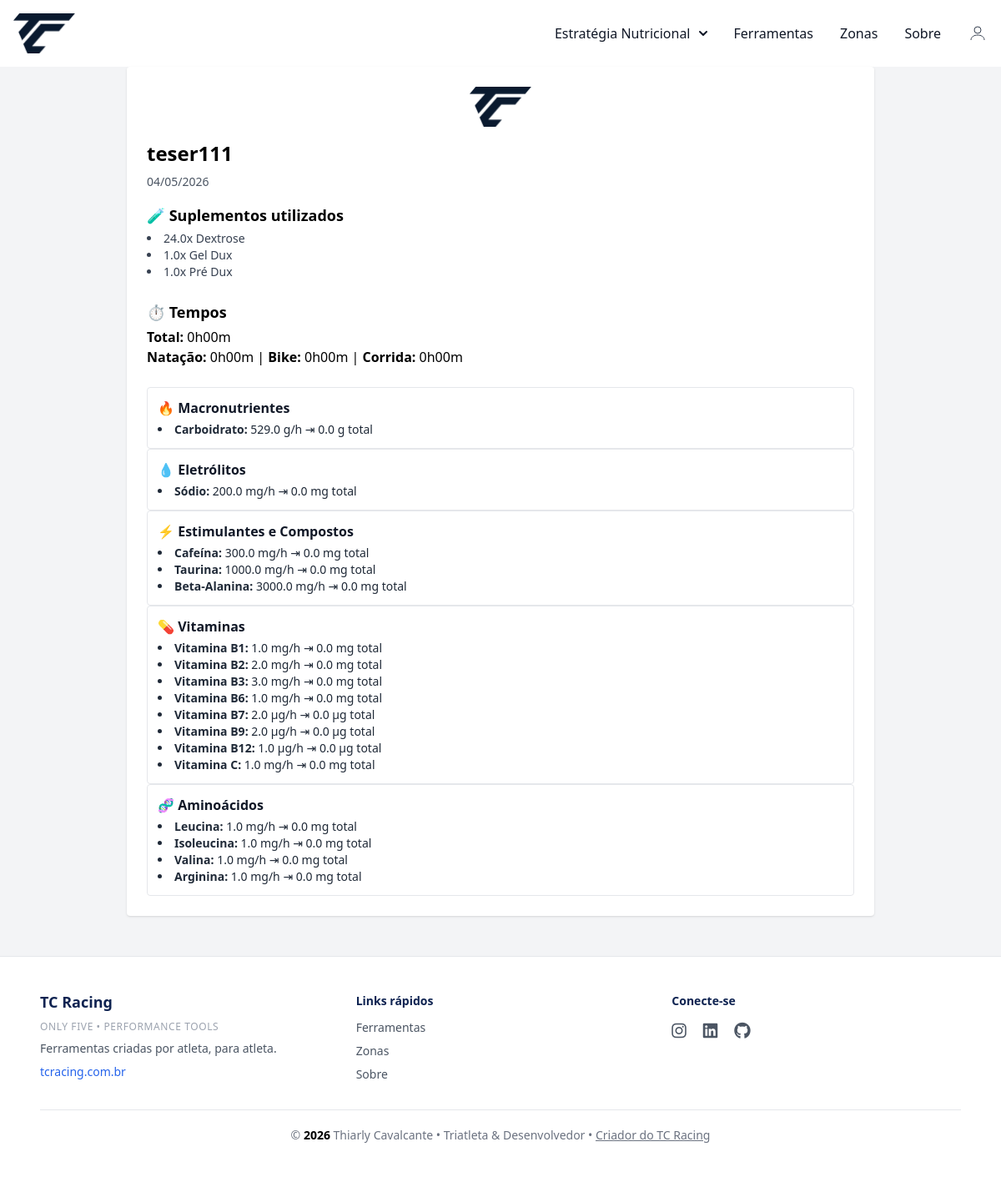
/resumo/print/24 (signed in), run on an earlier commit of the app's database.
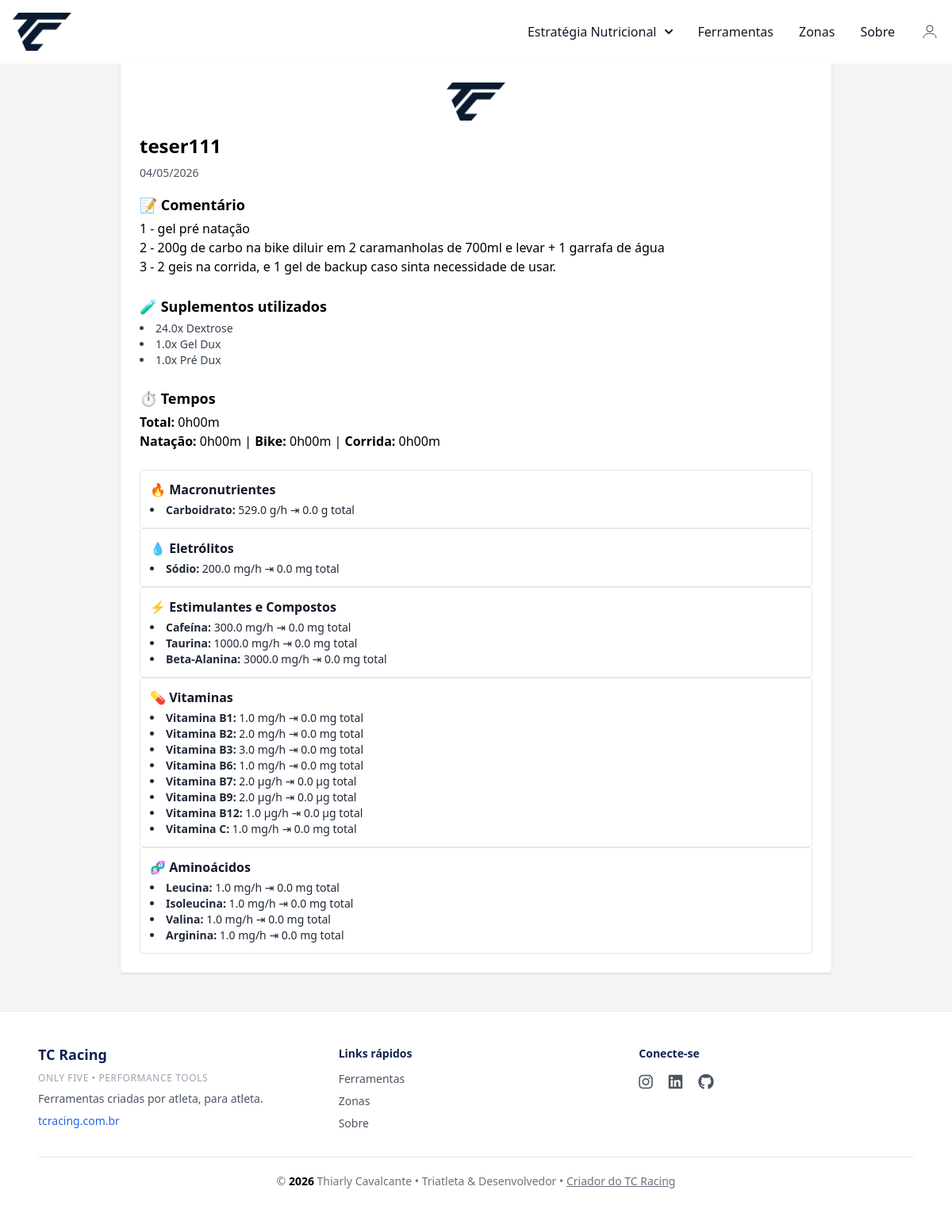
And on a later commit of the database.
### conversor/models.py (models this page shows, shortened)
class ResumoSalvo(database.Model):
    __tablename__ = 'resumos_salvos'
    id = database.Column(database.Integer, primary_key=True)
    pessoa_id = database.Column(database.Integer, database.ForeignKey('pessoas.id'), nullable=True)
    user_id = database.Column(database.Integer, database.ForeignKey('user.id'), nullable=False)
    token_publico = database.Column(database.String(100), unique=True, nullable=True)
    nome_treino = database.Column(database.String(100), nullable=False)
    data = database.Column(database.Date, nullable=False)
    comentario = database.Column(database.Text)
    resumo_dados = database.Column(database.JSON, nullable=False)
    suplementos_utilizados = database.Column(database.Text, nullable=True)  # ✅ Novo campo
    tempo_natacao = database.Column(database.Float)
    tempo_bike = database.Column(database.Float)
    tempo_corrida = database.Column(database.Float)
    tempo_total = database.Column(database.Float)
    ordem = database.Column(database.Integer, nullable=False, default=0)
    pessoa = database.relationship('Pessoa', backref='resumos')
    criado_em = database.Column(database.DateTime, default=datetime.utcnow)

### conversor/router.py (the view)
@app.route("/resumo/print/<int:id>")
@login_required
def print_resumo(id):
    resumo = ResumoSalvo.query.get_or_404(id)
    if resumo.user_id != current_user.id:
        return redirect(url_for('resumo_view'))
    return render_template(
        "resumo_print.html",
        resumo=resumo,
        unidades=UNIDADES_PRINT,
        formatar_tempo_decimal=formatar_tempo_decimal
    )

### conversor/models.py (called while the page is built)
@login_manager.user_loader
def load_user(user_id):
    return User.query.get(int(user_id))

### conversor/templates/resumo_print.html (shortened to what this page needs)
{% extends "base.html" %}
{% block content %}
{% macro formatar_tempo_decimal(decimal) %}
  {% if decimal is not none %}
    {% set horas = decimal|int %}
    {% set minutos = ((decimal - horas) * 60)|round(0, 'floor') %}
    {{ horas }}h{{ "%02d"|format(minutos) }}m
  {% else %}-{% endif %}
{% endmacro %}
<div class="max-w-4xl mx-auto bg-white p-6 rounded shadow print-card print-wrap print-pad">
  <div class="flex items-center justify-center mb-4">
    <img src="{{ url_for('static', filename='image/logotc-navbar.png') }}"
         alt="Logo" class="h-12 print-logo">
  </div>
  <h1 class="text-2xl font-bold mb-2">{{ resumo.nome_treino }}</h1>
  <p class="text-sm text-gray-600 mb-4">{{ resumo.data.strftime('%d/%m/%Y') }}</p>
  {% if resumo.comentario %}
  <div class="mb-6">
    <h2 class="text-lg font-semibold mb-1">📝 Comentário</h2>
    <p class="whitespace-pre-wrap">{{ resumo.comentario }}</p>
  </div>
  {% endif %}
  {% if resumo.suplementos_utilizados %}
  <div class="mb-6">
    <h2 class="text-lg font-semibold mb-1">🧪 Suplementos utilizados</h2>
    <ul class="list-disc list-inside text-sm text-gray-700">
      {% for item in resumo.suplementos_utilizados.split(',') %}
        <li>{{ item.strip() }}</li>
      {% endfor %}
    </ul>
  </div>
  {% endif %}
  <div class="mb-6">
    <h2 class="text-lg font-semibold mb-1">⏱️ Tempos</h2>
    <p><strong>Total:</strong> {{ formatar_tempo_decimal(resumo.tempo_total) }}</p>
    <p>
      <strong>Natação:</strong> {{ formatar_tempo_decimal(resumo.tempo_natacao) }} |
      <strong>Bike:</strong> {{ formatar_tempo_decimal(resumo.tempo_bike) }} |
      <strong>Corrida:</strong> {{ formatar_tempo_decimal(resumo.tempo_corrida) }}
    </p>
  </div>
  {% set ordem = ["Macronutrientes","Eletrólitos","Estimulantes e Compostos","Vitaminas","Aminoácidos"] %}
  {% set ordem_eletrolitos = ["Sódio","Magnésio","Potássio","Cálcio"] %}
  {% set classe_cat = {
    "Macronutrientes":"cat-macro",
    "Eletrólitos":"cat-ele",
    "Estimulantes e Compostos":"cat-stim",
    "Vitaminas":"cat-vit",
    "Aminoácidos":"cat-amino"
  } %}
  <div class="print-grid">
    {% for categoria in ordem %}
      {% if resumo.resumo_dados.get(categoria) %}
        {% set dados = resumo.resumo_dados[categoria] %}
        {% if categoria == "Eletrólitos" %}
          {% set total = namespace(v=0) %}
          {% for k in ordem_eletrolitos %}{% set total.v = total.v + (dados.get(k,0) or 0) %}{% endfor %}
          {% set mostrar = total.v > 0 %}
        {% else %}
          {% set soma = dados.values() | map('float') | sum %}
          {% set mostrar = soma > 0 %}
        {% endif %}
        {% if mostrar %}
        <div class="p-3 rounded border print-item {{ classe_cat.get(categoria,'') }}">
          <h3 class="font-semibold text-gray-900 mb-1">
            {{ "💧" if categoria=="Eletrólitos" else ("🔥" if categoria=="Macronutrientes" else ("⚡" if categoria=="Estimulantes e Compostos" else ("💊" if categoria=="Vitaminas" else "🧬"))) }}
            {{ categoria }}
          </h3>
          <ul class="list-disc list-inside text-sm text-gray-800 print-list">
            {% if categoria == "Eletrólitos" %}
              {% for item in ordem_eletrolitos %}
                {% set valor = dados.get(item,0) %}
                {% if valor > 0 %}
                  <li><strong>{{ item }}:</strong>
                    {{ valor|round(1) }} {{ unidades[categoria].get(item,'') }}/h ⇥
                    {{ (valor * resumo.tempo_total)|round(1) }} {{ unidades[categoria].get(item,'') }} total
                  </li>
                {% endif %}
              {% endfor %}
            {% else %}
              {% for item, valor in dados.items() if valor > 0 %}
                <li><strong>{{ item }}:</strong>
                  {{ valor|round(1) }} {{ unidades[categoria].get(item,'') }}/h ⇥
                  {{ (valor * resumo.tempo_total)|round(1) }} {{ unidades[categoria].get(item,'') }} total
                </li>
              {% endfor %}
            {% endif %}
          </ul>
        </div>
        {% endif %}
      {% endif %}
    {% endfor %}
  </div>
</div>
{% endblock %}

### conversor/templates/base.html (shortened to what this page needs)
<!DOCTYPE html>
<html lang="pt">
<head>
    <link rel="stylesheet" href="https://cdnjs.cloudflare.com/ajax/libs/font-awesome/6.5.0/css/all.min.css">
    <link href="https://cdn.jsdelivr.net/npm/tom-select@2.3.1/dist/css/tom-select.css" rel="stylesheet">
    <script src="https://cdn.tailwindcss.com"></script>
    <link rel="stylesheet" href="{{ url_for('static', filename='css/style.css') }}">
</head>
<body>
    {% include 'navbar.html' %}
    <div class="content">
    {% block content %}
    {% endblock %}
    </div>
<footer class="w-full bg-white border-t border-gray-200 mt-12">
    <div class="max-w-6xl mx-auto px-6 py-10">
        <div class="grid grid-cols-1 md:grid-cols-3 gap-8 text-center md:text-left">
            <div>
                <h3 class="text-lg font-bold title-nave mb-2">
                    <a href="https://www.tcracing.com.br/" target="_blank" class="hover:text-blue-700">
                        TC Racing
                    </a>
                </h3>
                    <p class="text-xs text-gray-400 mb-2 tracking-wider uppercase">
                      Only Five • Performance Tools
                    </p>
                <p class="text-sm text-gray-600">
                    Ferramentas criadas por atleta, para atleta.
                </p>
                <a href="https://www.tcracing.com.br/" target="_blank"
                  class="text-sm text-blue-600 hover:underline mt-2 inline-block">
                    tcracing.com.br
                </a>
            </div>
            <div>
                <h3 class="text-sm font-bold title-nave mb-3">Links rápidos</h3>
                <div class="flex flex-col gap-2 text-sm">
                    <a href="{{ url_for('ferramentas_calculadora') }}" class="text-gray-600 hover:text-blue-700">
                        Ferramentas
                    </a>
                    <a href="{{ url_for('zonas') }}" class="text-gray-600 hover:text-blue-700">
                        Zonas
                    </a>
                    <a href="{{ url_for('sobre') }}" class="text-gray-600 hover:text-blue-700">
                        Sobre
                    </a>
                </div>
            </div>
            <div>
                <h3 class="text-sm font-bold title-nave mb-3">Conecte-se</h3>
                <div class="flex justify-center md:justify-start gap-5 text-xl">
                    <a href="https://www.instagram.com/thiarly_tc/" target="_blank"
                       class="text-gray-600 hover:text-pink-600" aria-label="Instagram">
                        <i class="fa-brands fa-instagram"></i>
                    </a>
                    <a href="https://www.linkedin.com/in/thiarly-cavalcante-b0aa6056/" target="_blank"
                       class="text-gray-600 hover:text-blue-700" aria-label="LinkedIn">
                        <i class="fa-brands fa-linkedin"></i>
                    </a>
                    <a href="https://github.com/thiarly" target="_blank"
                       class="text-gray-600 hover:text-black" aria-label="GitHub">
                        <i class="fa-brands fa-github"></i>
                    </a>
                </div>
            </div>
        </div>
        <div class="border-t border-gray-200 mt-8 pt-5 text-center text-sm text-gray-500">
            &copy; <span id="copyrightYear"></span> Thiarly Cavalcante • Triatleta & Desenvolvedor •
            <a href="https://tccavalcante.com" target="_blank"
               class="underline hover:text-blue-700">
                Criador do TC Racing
            </a>
        </div>
    </div>
</footer>
</body>
</html>

### conversor/templates/navbar.html (shortened to what this page needs)
<!DOCTYPE html>
<html lang="en">
<head>
    <script src="https://cdn.tailwindcss.com"></script>
</head>
<body class="bg-gray-100">
<nav class="bg-white border-gray-200">
  <div class="max-w-screen-xl flex flex-wrap items-center justify-between mx-auto p-4">
    <a href="{{url_for('zonas')}}" class="flex items-center">
      <img src="{{ url_for('static', filename='image/logotc-navbar.png')}}" class="h-12 mr-3 " alt="Flowbite Logo" />
    </a>
    <div class="hidden w-full md:block md:w-auto" id="divNav">
      <ul class="flex flex-col font-medium p-4 md:p-0 mt-4 border border-gray-100 rounded-lg bg-gray-50 md:space-x-8 rtl:space-x-reverse md:flex-row md:mt-0 md:border-0 md:bg-white md">
        <li class="relative">
          <button id="dropdownNavbarLink4" data-dropdown-toggle="dropdownNavbar" class="flex items-center justify-between w-full py-2 px-3 text-gray-900 rounded hover:bg-gray-100 md:hover:bg-transparent md:border-0 md:hover:text-blue-700 md:p-0 md:w-auto ">Estratégia Nutricional <svg class="w-2.5 h-2.5 ms-2.5" aria-hidden="true" xmlns="http://www.w3.org/2000/svg" fill="none" viewBox="0 0 10 6">
    <path stroke="currentColor" stroke-linecap="round" stroke-linejoin="round" stroke-width="2" d="m1 1 4 4 4-4"/>
    </svg></button>
      </li>
      <li>
        <a href="{{ url_for('ferramentas_calculadora') }}"
       class="block py-2 px-3 text-gray-900 rounded hover:bg-gray-100 md:hover:bg-transparent md:hover:text-blue-700 md:p-0">
        Ferramentas
        </a>
      </li>
        <li>
          <a href="{{ url_for('zonas') }}" class="block py-2 px-3 text-gray-900 rounded hover:bg-gray-100 md:hover:bg-transparent md:border-0 md:hover:text-blue-700 md:p-0" aria-current="page">Zonas</a>
        </li>
        <li>
          <a href="{{ url_for('sobre') }}" class="block py-2 px-3 text-gray-900 rounded hover:bg-gray-100 md:hover:bg-transparent md:border-0 md:hover:text-blue-700 md:p-0">Sobre</a>
        </li>
        {% if current_user.is_authenticated %}
        <li class="relative">
          <button id="userDropdown" class="flex items-center space-x-2 text-gray-700 ">
            <svg xmlns="http://www.w3.org/2000/svg" class="w-6 h-6" fill="none" viewBox="0 0 24 24" stroke="currentColor">
              <circle cx="12" cy="8" r="4" />
              <path d="M4 20c0-4 4-6 8-6s8 2 8 6" />
            </svg>
          </button>
        </li>
        {% endif %}
    </div>
  </div>
</nav>
</body>
</html>

### conversor/static/css/style.css (style rules this page uses)
span { color: black; font-weight: bold; }
html { height: 100%; }
body { display: flex; flex-direction: column; min-height: 100vh; margin: 0; }
.content { flex: 1 0 auto; }
footer { flex-shrink: 0; }
.title-nave { position: relative; display: inline-block; color: #0F2351; font-weight: 700; }
.title-nave::after { content: ""; position: absolute; width: 0; height: 3px; left: 0; bottom: -4px; background-color: #0a1a2f; transition: width 0.3s ease; }

What changed in the data, as far as the page shows it:
changed ResumoSalvo "teser111": comentario (not shown) → "1 - gel pré natação 2 - 200g de carbo na bike diluir em 2 caramanholas de 700ml e levar + 1 garrafa de água 3 - 2 geis na corrida, e 1 gel de backup caso sinta necessidade de usar."
Also different on the page:
text now shown: "📝 Comentário"
